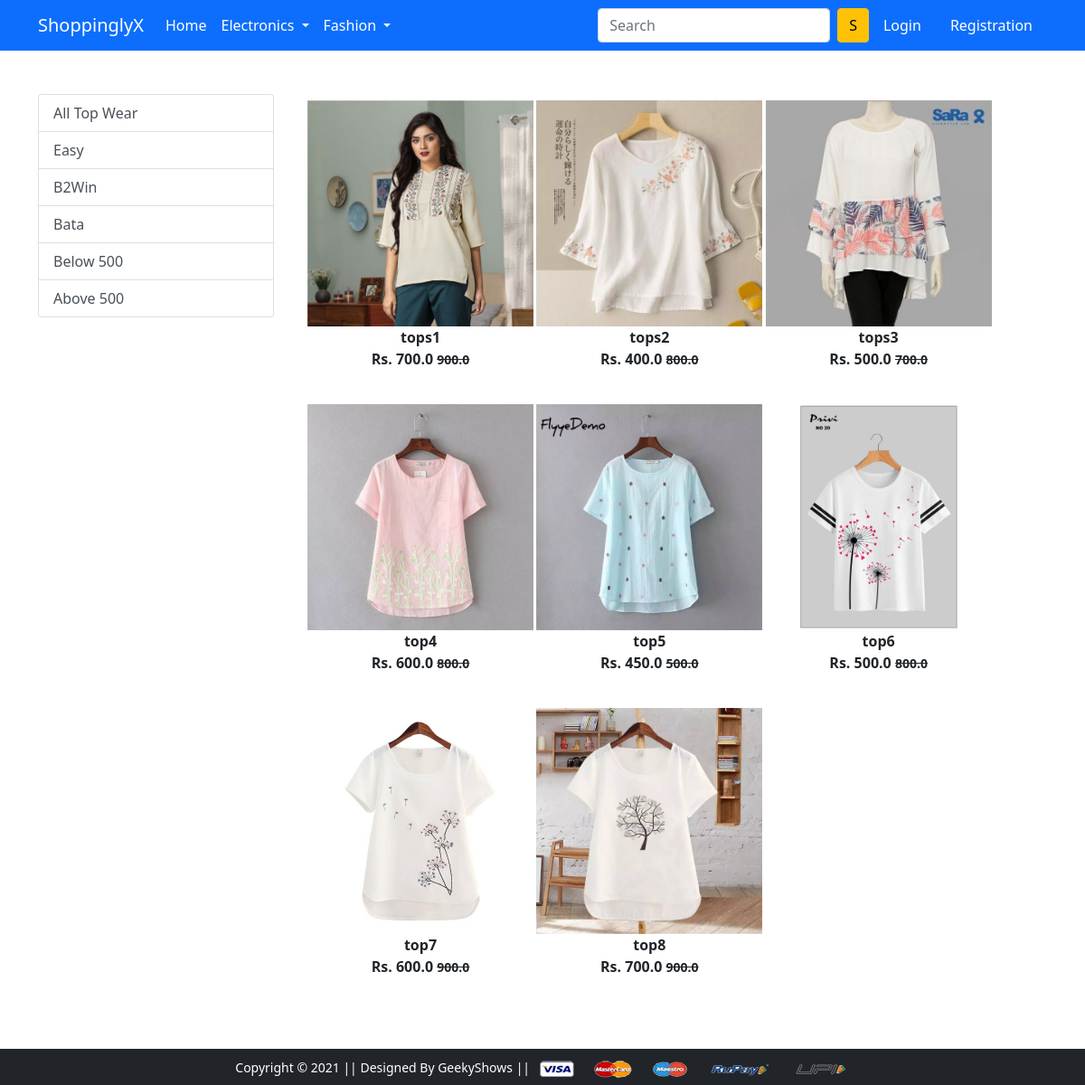
Screenshot of /topwears/ with the database file from the repository.
### app/models.py (models this page shows, shortened)
class Product(models.Model):
    title = models.CharField(max_length=100)
    selling_price = models.FloatField()
    discount_price = models.FloatField()
    description = models.TextField()
    brand = models.CharField(max_length=100)
    category = models.CharField(choices=CATEGORY_CCHOICES, max_length=2)
    product_image = models.ImageField(upload_to='productimg')

### app/views.py (the view)
# urls.py: path('topwears/', views.topwears, name='topwears'),
def topwears(request, data=None):
    if data == None:
        topwears = Product.objects.filter(category='TW')
    elif data == 'Easy' or data == 'B2Win' or data =='Bata':
        topwears = Product.objects.filter(category='TW').filter(brand=data)
    elif data == 'below' :
        topwears = Product.objects.filter(category='TW').filter(discount_price__lte=500)
    elif data == 'above' :
        topwears = Product.objects.filter(category='TW').filter(discount_price__gte=500)
    context = {
        'topwears': topwears,
    }
    return render(request, 'app/topwears.html', context)

### app/templates/app/topwears.html (shortened to what this page needs)
{% extends 'app/base.html' %}
{% load static %}
{% block main-content %}
<div class="container my-5">
 <div class="row">
  <div class="col-sm-3">
    <div class="list-group">
        <a href="{% url 'topwears' %}" class="list-group-item list-group-item-action" aria-current="true">
            All Top Wear
        </a>
        <a href="{% url 'topweardata' 'Easy' %}" class="list-group-item list-group-item-action" aria-current="true">Easy</a>
        <a href="{% url 'topweardata' 'B2Win' %}" class="list-group-item list-group-item-action" aria-current="true">B2Win</a>
        <a href="{% url 'topweardata' 'Bata' %}" class="list-group-item list-group-item-action" aria-current="true">Bata</a>
        <a href="{% url 'topweardata' 'below' %}" class="list-group-item list-group-item-action" aria-current="true">Below 500</a>
        <a href="{% url 'topweardata' 'above' %}" class="list-group-item list-group-item-action">Above 500</a>
    </div>
  </div>
  <div class="col-sm-8">
  <div class="row">
    {% for product in topwears %}
    <div class="col-sm-4 text-center mb-4">
      <a href="{% url 'product-detail' product.id %}" class="btn">
        <div class="item">
          <img src="{{ product.product_image.url }}" height="250" width="">
          <div class="fw-bold">{{ product.title }}</div>
          <div class="fw-bold">Rs. {{ product.discount_price }}
            <small class="fw-ligth text-decoration-line-through">{{ product.selling_price }}</small>
          </div>
        </div>
      </a>
    </div>
    {% endfor %}
  </div>
  </div>
 </div>
</div>
{% endblock main-content %}

### app/templates/app/base.html (shortened to what this page needs)
<!doctype html>
{% load static %}
<html lang="en">
  <head>
    <link href="https://cdn.jsdelivr.net/npm/bootstrap@5.0.0-beta1/dist/css/bootstrap.min.css" rel="stylesheet">
    <link rel="stylesheet" href="{% static 'app/css/owl.carousel.min.css' %}">
    <link rel="stylesheet" href="{% static 'app/css/all.min.css' %}">
    <link rel="stylesheet" href="{% static 'app/css/style.css' %}">
  </head>
  <body>
    <nav class="navbar navbar-expand-lg navbar-dark bg-primary">
     <div class="container">
       <a class="navbar-brand" href="/">ShoppinglyX</a>
       <div class="collapse navbar-collapse" id="navbarSupportedContent">
         <ul class="navbar-nav me-auto mb-2 mb-lg-0">
           <li class="nav-item">
             <a class="nav-link active" aria-current="page" href="/">Home</a>
           </li>
           <li class="nav-item dropdown">
             <a class="nav-link dropdown-toggle text-white" href="#" id="electronicsDropdown" role="button" data-bs-toggle="dropdown" aria-expanded="false">
               Electronics
             </a>
           </li>
           <li class="nav-item dropdown">
             <a class="nav-link dropdown-toggle text-white" href="#" id="fashionDropdown" role="button" data-bs-toggle="dropdown" aria-expanded="false">
               Fashion
             </a>
           </li>
         </ul>
         <form class="d-flex" method="POST" action="{% url 'search_product' %}">
           <input class="form-control me-2" type="search" placeholder="Search" aria-label="Search" name="searched">
           <button class="btn btn-warning" type="submit">S</button>
         </form>
         <div>
          <ul class="navbar-nav me-auto mb-2 mb-lg-0">
          {% if request.user.is_authenticated %}
           <li class="nav-item dropdown mx-2">
              <a class="nav-link dropdown-toggle text-white" href="#" id="profileDropdown" role="button" data-bs-toggle="dropdown" aria-expanded="false">
                <span class="text-capitalize">{{ request.user }}</span>
              </a>
              <ul class="dropdown-menu" aria-labelledby="profileDropdown">
                <li><a class="dropdown-item" href="{% url 'profile' %}">Profile</a></li>
                <li><a class="dropdown-item" href="{% url 'orders' %}">Orders</a></li>
                <li><a class="dropdown-item" href="{% url 'passwordchange' %}">Change Password</a></li>
                <li><a class="dropdown-item" href="{% url 'logout' %}">Logout</a></li>
              </ul>
            </li>
            <li class="nav-item mx-2">
             <a href="{% url 'show_cart' %}" class="nav-link text-white"><span class="badge bg-danger">4</span> Cart </a>
            </li>
            {% else %}
            <li class="nav-item mx-2">
             <a href="{% url 'login' %}" class="nav-link text-white">Login</a>
            </li>
            <li class="nav-item mx-2">
             <a href="{% url 'customerregistration' %}" class="nav-link text-white">Registration</a>
            </li>
            {% endif %}
          </ul>
         </div>
       </div>
     </div>
    </nav>
    {% block main-content %} {% endblock main-content %}
    <footer class="container-fluid bg-dark text-center p-2 mt-5">
        <small class="text-white">Copyright &copy; 2021 || Designed By GeekyShows || </small>
        <img src="{% static 'app/images/payment.png' %}" alt="" srcset="" class="img-fluid" height="2px">
    </footer>
  </body>
</html>

### rows the page displays
Product: product_image (picture), title "tops1", discount_price "700.0", selling_price "900.0"
Product: product_image (picture), title "tops2", discount_price "400.0", selling_price "800.0"
Product: product_image (picture), title "tops3", discount_price "500.0", selling_price "700.0"
Product: product_image (picture), title "top4", discount_price "600.0", selling_price "800.0"
Product: product_image (picture), title "top5", discount_price "450.0", selling_price "500.0"
Product: product_image (picture), title "top6", discount_price "500.0", selling_price "800.0"
Product: product_image (picture), title "top7", discount_price "600.0", selling_price "900.0"
Product: product_image (picture), title "top8", discount_price "700.0", selling_price "900.0"
